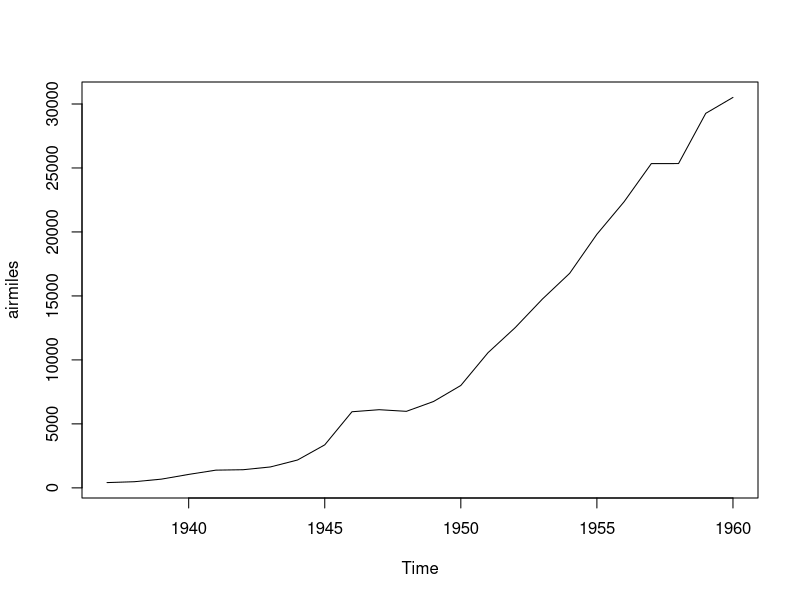
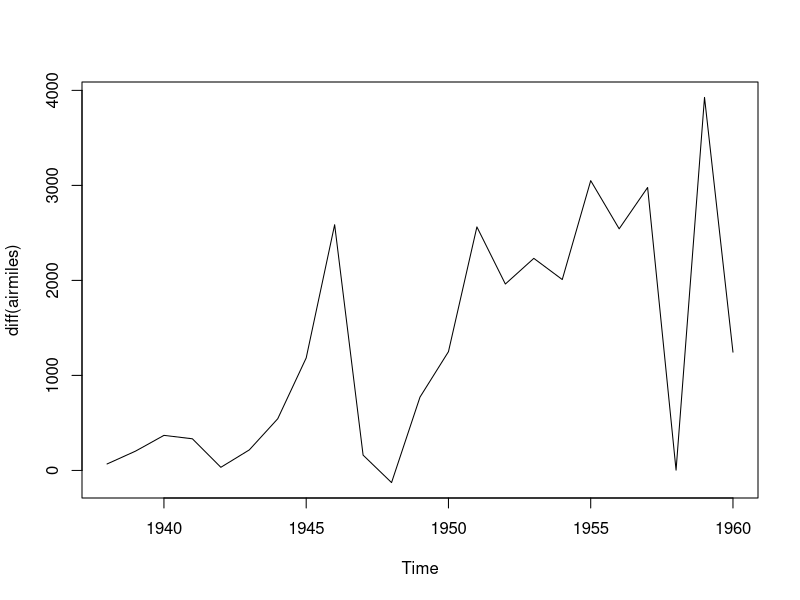
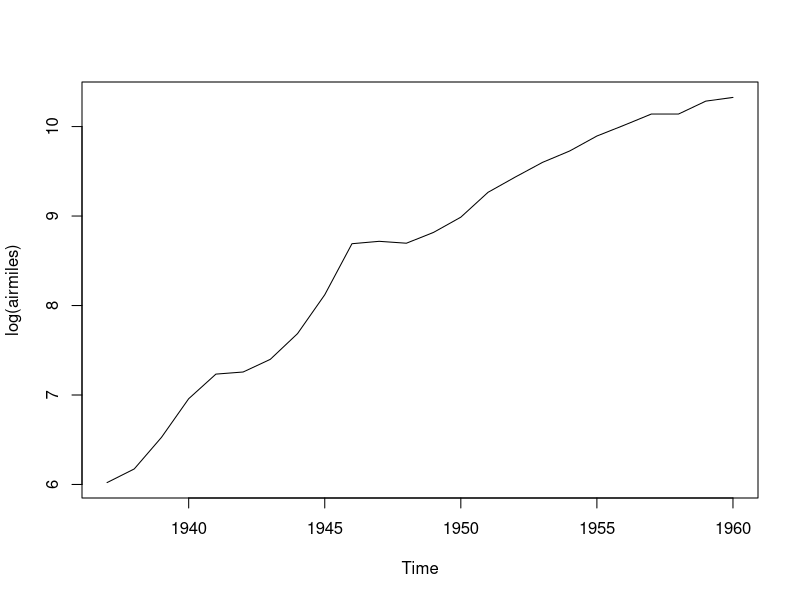
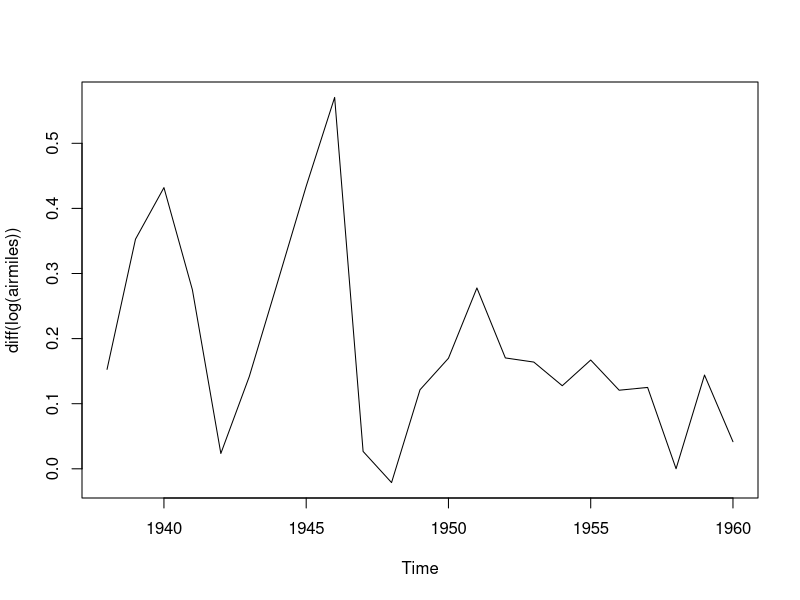
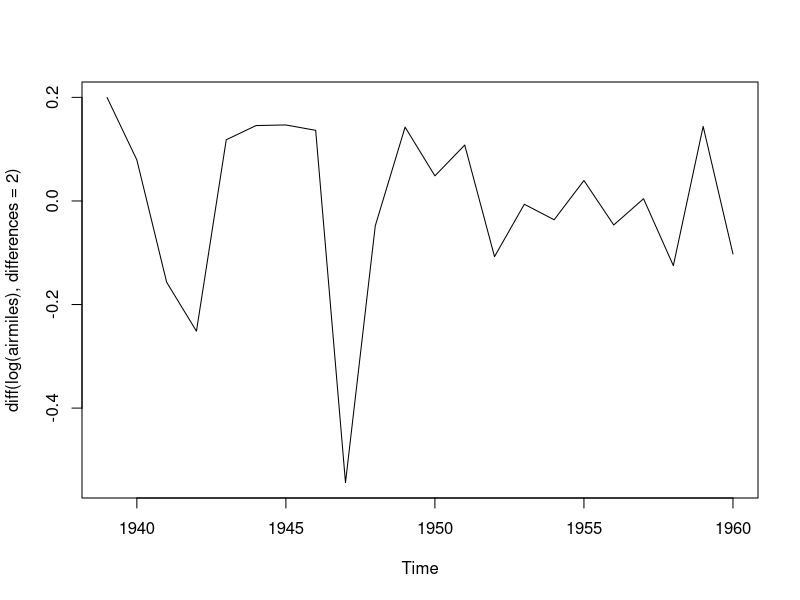
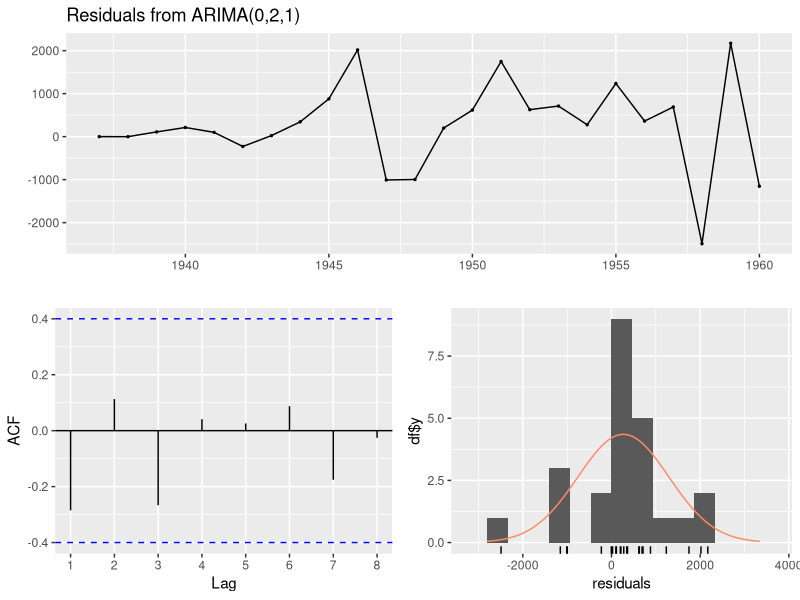
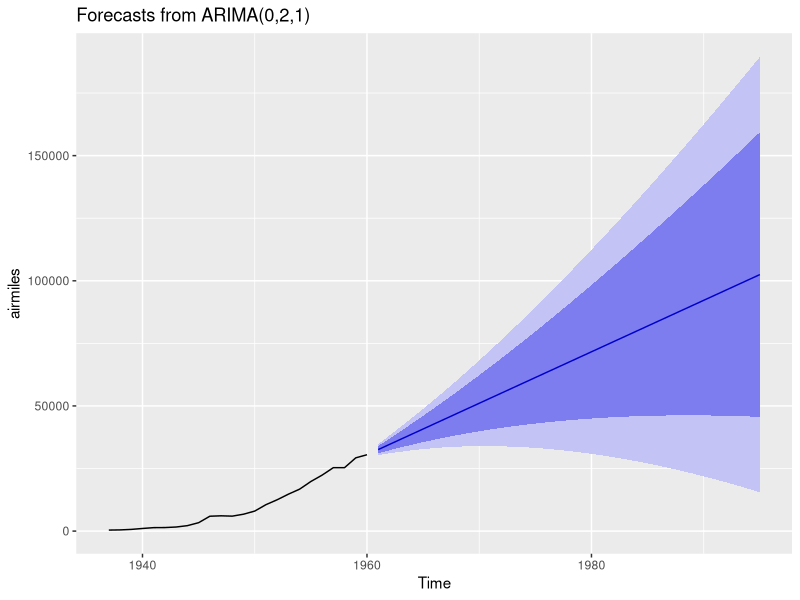
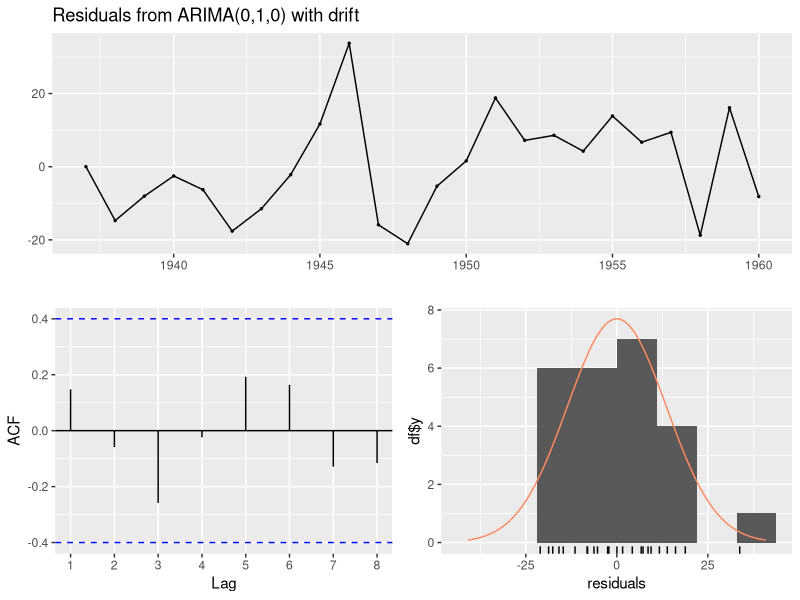

These figures' R source, in order:
## ---- chunk 1
library(tidyverse)
library(forecast)

## ---- chunk 2
airmiles

## ---- chunk 3
class(airmiles)

## ---- chunk 4
plot(airmiles)


## ---- chunk 5
plot(diff(airmiles))

## ---- chunk 6
plot(log(airmiles))

## ---- chunk 7
plot(diff(log(airmiles)))
## ---- chunk 8
plot(diff(log(airmiles), differences = 2))

## ---- chunk 9
best_arima_nolambda <- auto.arima(
    y = airmiles, 
    trace = TRUE
)

summary(best_arima_nolambda)
## ---- chunk 10
checkresiduals(best_arima_nolambda)

## ---- chunk 11
best_arima_nolambda |> forecast(h=35) |> autoplot()

## ---- chunk 12
best_arima_lambda <- auto.arima(
    y = airmiles, 
    trace = TRUE,
    lambda = "auto"
)

summary(best_arima_lambda)

## ---- chunk 13
checkresiduals(best_arima_lambda)

## ---- chunk 14

best_arima_lambda |> forecast(h=35) |> autoplot()

## ---- chunk 15
AIC(best_arima_nolambda, best_arima_lambda)
BIC(best_arima_nolambda, best_arima_lambda)

## ---- chunk 16
n_obs_nolambda <- summary(best_arima_nolambda)$nobs

n_obs_lambda <- summary(best_arima_lambda)$nobs

print(paste("Observations for no lambda:", n_obs_nolambda))
print(paste("Observations for with-lambda:", n_obs_lambda))

## ---- chunk 17
print("No lambda specification: ")
accuracy(best_arima_nolambda)
print("With-lambda specification: ")
accuracy(best_arima_lambda)

